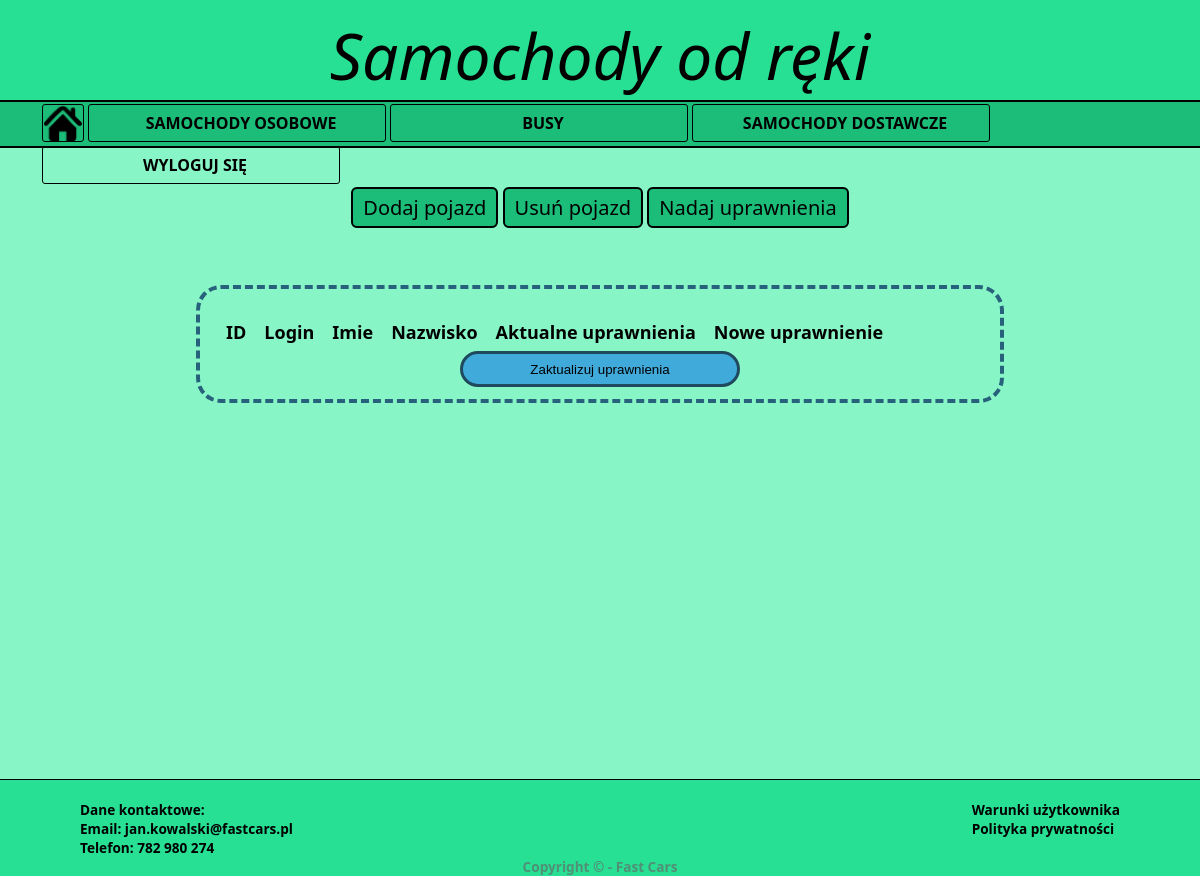
Before: /panel_admin_grant.php with the older database file.
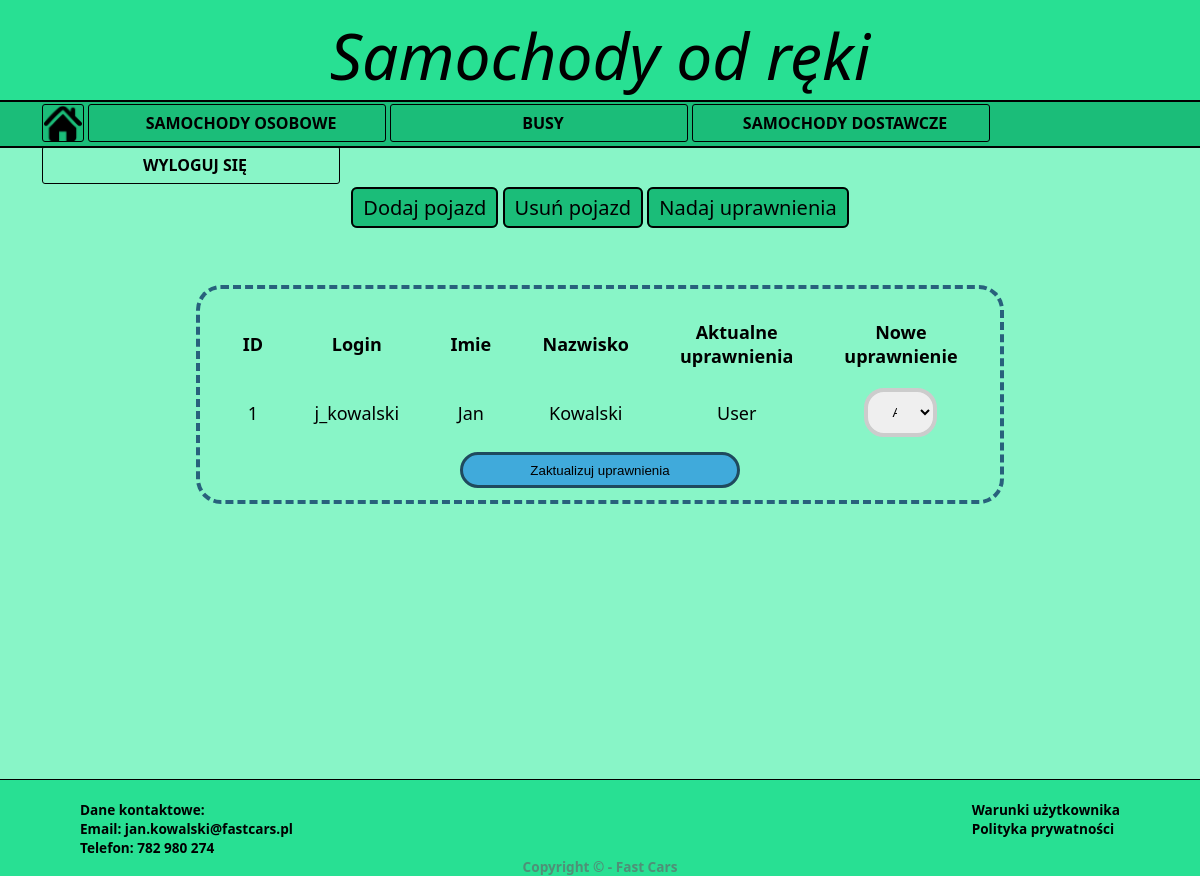
After: the same page with the newer database file.
### tables this page shows
CREATE TABLE `dane_osobowe` (
  `ID` int(11) NOT NULL,
  `ID_user` int(11) NOT NULL,
  `Imie` varchar(100) NOT NULL,
  `Nazwisko` varchar(100) NOT NULL,
  `PESEL` char(11) NOT NULL,
  `email` varchar(100) NOT NULL,
  `Data_urodzenia` date NOT NULL
);

CREATE TABLE `uzytkownicy` (
  `ID` int(11) NOT NULL,
  `Login` varchar(100) NOT NULL,
  `Haslo` varchar(100) NOT NULL,
  `Uprawnienia` int(11) NOT NULL
);

### panel_admin_grant.php (the view, shortened to what this page needs)
<!DOCTYPE html>
<html lang="pl">
<head>
    <link rel="stylesheet" href="./Style/style.css">
    <link rel="stylesheet" href="./Style/style_profil.css">
</head>
<body>
    <div id="baner">
        <span id="banertx">Samochody od ręki</span>
    </div>
    <div id="lista">
        <ul>
            <li id="glow"><a href="./index.php" id="glow"><img src="./Photos/Domek.png"></a></li>
            <li><a href="./osobowe_admin.php">Samochody osobowe</a></li>
            <li><a href="./bus_admin.php">Busy</a></li>
            <li><a href="./dostawa_admin.php">Samochody dostawcze</a></li>
            <li><a href='logowanie.php?akcja=wyloguj'>Wyloguj się</a></li>
        </ul>
    </div>
    <div id="main_reszt">
        <div class="zakladki">
        <p>
            <a href="panel_admin.php" class="zakla">Dodaj pojazd</a>
            <a href="panel_admin_delete.php" class="zakla">Usuń pojazd</a>
            <a href="panel_admin_grant.php" class="zakla">Nadaj uprawnienia</a>
        </p>
        </div>
        <div id="dane_grant">
        <?php
        $connect=mysqli_connect("localhost", "root", "","wypozyczalnia");
        $q1=mysqli_query($connect, "SELECT * from `uzytkownicy`
        INNER join `dane_osobowe`
        on `uzytkownicy`.`ID`=`dane_osobowe`.`ID_user`;");
        echo "<form action='uprawnienia.php' method='POST'><table>";
        echo "<th>ID</th><th>Login</th><th>Imie</th><th>Nazwisko</th><th>Aktualne uprawnienia</th><th>Nowe uprawnienie</th>";
        while($tablica=mysqli_fetch_array($q1))
        {
            if($tablica['Uprawnienia']==1)
            $rola="Admin";
            else
            $rola="User";
            echo "<tr><td>".$tablica['ID']."</td><td>".$tablica['Login']."</td><td>".$tablica['Imie']."</td><td>".$tablica['Nazwisko']."</td><td>".$rola."</td><td><select name='grant[]'><option value='1'>Admin</option><option value='2'>User</option></select></tr>";
        }
        echo "</table>";
        echo "<input type='submit' name='submit' value='Zaktualizuj uprawnienia'></form>";
        ?>
        </div>
    </div>
</body>
<footer>
    <div id="foottx3">
    <span>Dane kontaktowe:
    <br>Email: jan.kowalski@fastcars.pl
    <br>Telefon: 782 980 274</span>
    </div>
    <div id="foottx2">
    <span>Warunki użytkownika
    <br>Polityka prywatności</span>
    </div>
    <div id="foottx1">
    <span>Copyright © - Fast Cars</span>
    </div>
</footer>
</html>

### Style/style.css (style rules this page uses)
body { margin: 0%; background-color: rgb(136, 245, 199); font-family:'Segoe UI'; width: auto; }
#baner { text-align: center; width: auto; height: 12.5vh; background-color: rgb(40, 224, 147); box-sizing: border-box; }
#banertx { font-size: 8vh; font-style: italic; position: absolute; top: 1.5vh; left: 25%; width: 50%; height: 10vh; box-sizing: border-box; }
#main_reszt { text-align: center; height: 78.9vh; padding-bottom: 10px; box-sizing: border-box; overflow-y: scroll; padding-top: 15px; }
footer { clear: both; background-color: rgb(40, 224, 147); width: 100%; height: auto; width: 100%; border-top: 1px solid black; }
#foottx1 { text-align: center; font-size: 1.7vh; font-weight: bold; color: rgba(97, 107, 107, 0.692); clear: both; }
#foottx2 { float: right; font-size: 1.7vh; font-weight: bold; margin-top: 20px; margin-right: 80px; }
#foottx3 { float: left; font-size: 1.7vh; font-weight: bold; margin-top: 20px; margin-left: 80px; }
a { color: black; text-decoration: none; }
#lista { width: auto; height: 5.5vh; background-color: rgb(27, 189, 121); border-bottom: black 2px solid; border-top: black 2px solid; padding: auto; }
ul, ul li { display: block; list-style: none; margin: 0; }
ul { position: absolute; }
ul li { float: left; border: black 1px solid; border-radius: 3px; width: 37vh; text-transform: uppercase; margin: 2px 2px 2px 2px; height: 4.5vh; line-height: 4.5vh; }
ul a { text-decoration: none; display: block; width: 38vh; text-align: center; font-weight: bold; color: black; height: 4.5vh; }
#glow { width: 5vh; }

### Style/style_profil.css (style rules this page uses)
table { text-align: center; margin: 3vh 2vh auto 2vh; }
td { width: 500vh; }
input[type=text], input[type=date], input[type=email], input[type=password], input[type=number], select { width: 50%; padding: 12px 20px; margin: 8px 0; box-sizing: border-box; border: 4px #ccc solid; border-radius: 20px; transition: 0.5s; outline: none; }
input[type=button], input[type=submit] { width: 35%; height: 36px; padding: auto; background-color: rgb(64, 170, 219); border: 3px rgb(31, 74, 94) solid; border-radius: 20px; margin-bottom: 1.5vh; }
.zakladki p { padding-top: 15px; }
.zakla { margin-top: 10px; padding: 5px 10px 5px 10px; background-color: rgb(27, 189, 121); border: 2px black solid; border-radius: 6px; font-size: 20px; }
#dane_grant { font-size: 18px; text-align: center; width: 100vh; height: auto; margin: 8vh auto 10vh auto; padding: 10vh auto 10vh auto; border: 4px rgb(40, 97, 124) dashed; border-radius: 25px; overflow-y: hidden; }
th, td { padding: 5px 8px 5px 8px; margin: auto 5px auto 5px; text-align: center; }

Changed rows visible on the page:
added dane_osobowe: ID "1", ID_user.Login "j_kowalski", Imie "Jan", Nazwisko "Kowalski", ID_user.Uprawnienia "User"
